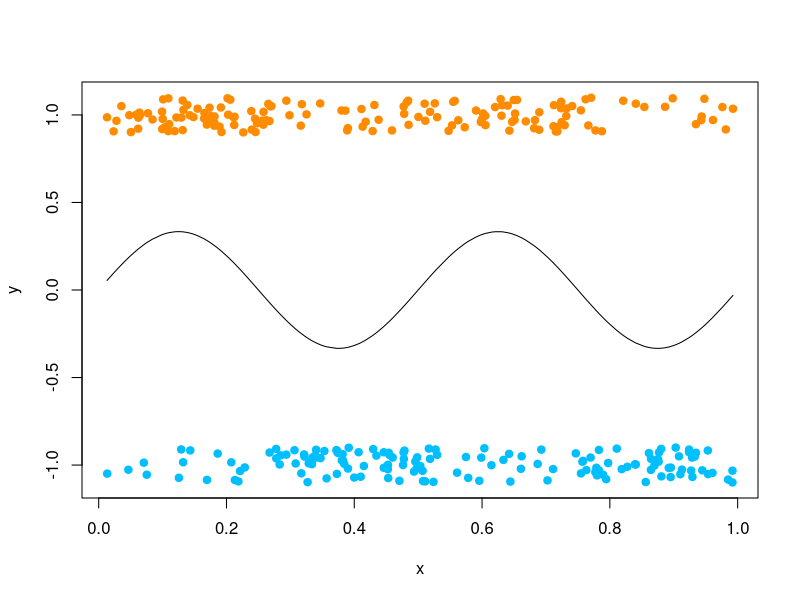
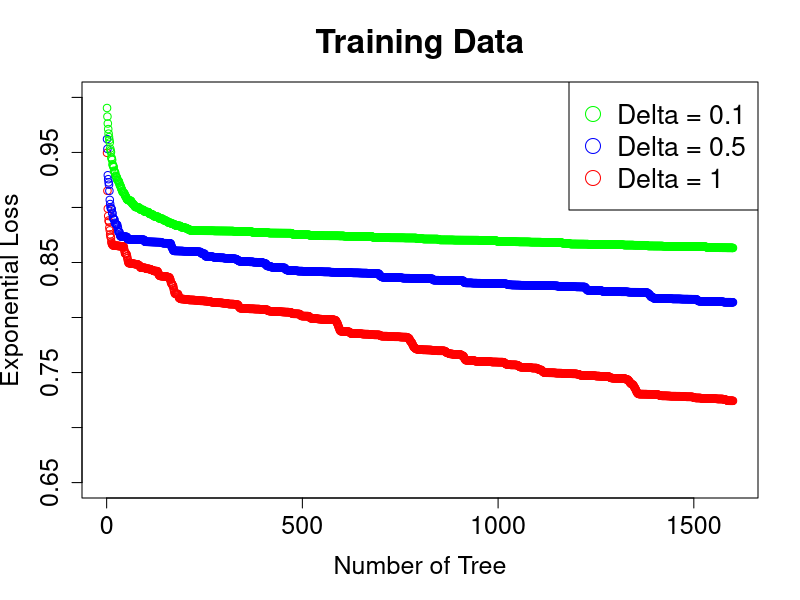
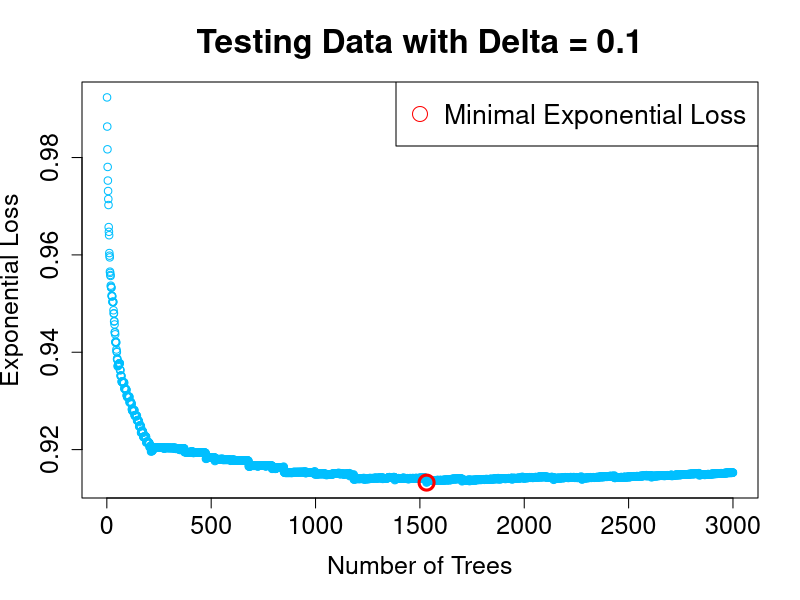
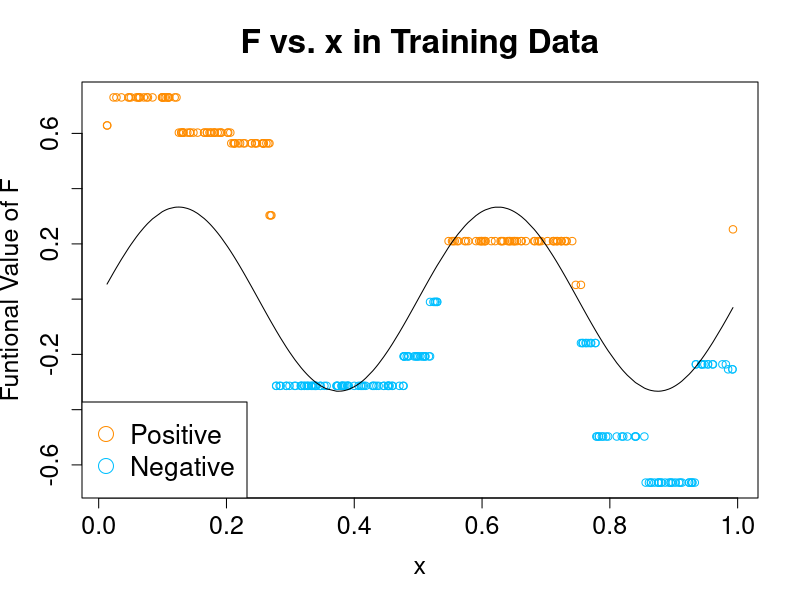
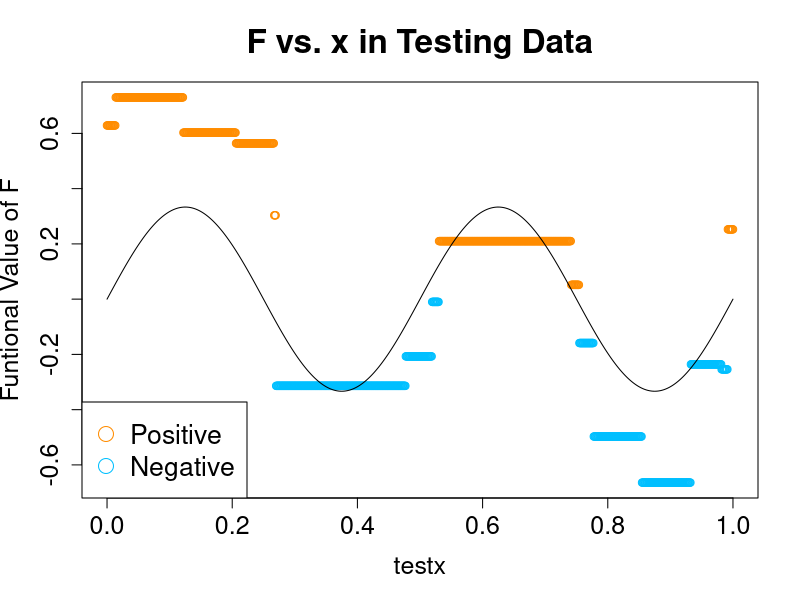

The R source for these figures, in order:
## ---- chunk 1
  knitr::opts_chunk$set(include = TRUE)  # TRUE for solution; FALSE for questions set

  knitr::opts_chunk$set(echo = TRUE)
  knitr::opts_chunk$set(message = FALSE)
  knitr::opts_chunk$set(warning = FALSE)
  knitr::opts_chunk$set(fig.height = 6, fig.width = 8, out.width = '50%', fig.align = "center")
  options(width = 90)
## ---- chunk 2
rm(list = ls(all = TRUE))

list.of.packages <- c("knitr", "tidyverse", "ggpubr", "ggplot2", "rpart")
new.packages <- list.of.packages[!(list.of.packages %in% installed.packages()[,"Package"])]
if(length(new.packages)){
  install.packages(new.packages, repos = "http://cran.us.r-project.org")
  }
library(knitr)
library(tidyverse)
library(ggplot2)
library(ggpubr)
library(rpart)
## ---- chunk 3
  set.seed(1)
  n = 300
  x = runif(n)
  py <- function(x) sin(4*pi*x)/3 + 0.5
  y = (rbinom(n, 1, py(x))-0.5)*2
  plot(x, y + 0.1*runif(n, -1, 1), ylim = c(-1.1, 1.1), pch = 19, 
       col = ifelse(y == 1, "darkorange", "deepskyblue"), ylab = "y")
  lines(sort(x), py(x)[order(x)] - 0.5)
  testx = seq(0, 1, length.out = 1000)
  testy = (rbinom(1000, 1, py(testx))-0.5)*2
## ---- chunk 4

# x is one dimension
stump = function(x,y,w){
  scores = c()
  max.id = which.max(x)
  n = length(x)
  
  base = matrix(rep(x, each = n), ncol = n, byrow = T)
  base.minus = matrix(rep(x,each = n), ncol = n)
  LR = base - base.minus
  LR = LR - 1e-10
  Left = -sign(sign(LR) - 1)
  Right = sign(sign(LR) + 1)
  Left.1 = sign(sign(sign((Left * y) - 0.5) + 1))
  Right.1 = sign(sign(sign((Right * y) - 0.5) + 1)) 
  p.l = colSums(Left.1 * w) / colSums(Left * w)
  p.r = colSums(Right.1 * w) / colSums(Right * w)
  p.r[max.id] = 0
  scores1 = - colSums(Left * w) *  (p.l - p.l ^ 2) - colSums(Right * w) *  (p.r - p.r ^ 2)
  c = x[which.max(scores1)]
  # Weighted Vote
  if(sum((((y + 1)/2)*w)[x<=c])/sum(w[x<=c])>=0.5){
    fl = 1
  }else{
    fl = -1
  }
  if(sum((((y + 1)/2)*w)[x>c])/sum(w[x>c])>=0.5){
    fr = 1
  }else{
    fr = -1
  }
  return(c(c,fl,fr))
}
# stump(x,y,rep(1/300,300))
## ---- chunk 5
myAdaBoost = function(x, y, ntree = 50, shrinkage = 1){
 n = length(x)
 w = rep(1/n, n)

 ft = rep(0,n)
 G = rep(0,n)
 alphas = c()
 fls = c()
 frs = c()
 cutting.value = c()
 Gs = list()

 for (i in 1:ntree){
   value = stump(x,y,w)
   ft = ifelse(x <= value[1], value[2], value[3])
   fls = append(fls,value[2])
   frs = append(frs,value[3])
   cutting.value = append(cutting.value,value[1])
   err = sum((1-y*(ft)) / 2 *w)
   alpha = shrinkage * (1/2)*log((1-err)/(err));
   alphas = append(alphas,alpha)
   G = G + alpha * ft
   Gs[[i]] = G
   w = w * exp(-alpha*y*ft) # if delta is excluded from alpha, put delta
   w = w / sum(w)
 }
   
   list(Gs = Gs, alphas=alphas, fls = fls, frs = frs, c = cutting.value, ntree = ntree, G = G)
}
## ---- chunk 6

number.tree.1 = 1600
aa.1 = myAdaBoost(x,y,number.tree.1,1)
yyy.1 = list()
for (i in 1:number.tree.1){
  loss.1 = 1/300 * sum(exp(-y * aa.1$Gs[[i]]))
  yyy.1 = append(yyy.1, loss.1)
}
number.tree.2 = 1600
aa.2 = myAdaBoost(x,y,number.tree.2,0.5)
yyy.2 = list()
for (i in 1:number.tree.2){
  loss.2 = 1/300 * sum(exp(-y * aa.2$Gs[[i]]))
  yyy.2 = append(yyy.2, loss.2)
}

number.tree.3 = 1600
aa.3 = myAdaBoost(x,y,number.tree.3,0.1)
yyy.3 = list()
for (i in 1:number.tree.3){
  loss.3 = 1/300 * sum(exp(-y * aa.3$Gs[[i]]))
  yyy.3 = append(yyy.3, loss.3)
}


plot(c(1:number.tree.1), yyy.1, col = "Red", ylim = c(0.65, 1), 
     xlab = 'Number of Tree', ylab = 'Exponential Loss', main = 'Training Data', 
     cex.lab = 1.5, cex.main=2, cex.axis=1.5)
points(c(1:number.tree.2), yyy.2, col = "blue")
points(c(1:number.tree.3), yyy.3, col = "green")
legend("topright", c("Delta = 0.1","Delta = 0.5", "Delta = 1"), 
       pch = c(1,1,1), col=c("green", "blue", "red"), cex=1.6, pt.cex = 2)

## ---- chunk 7
Delta = c("1","0.5","0.1","0.01")
Iter.min.exploss = c("53","171","1532","16626")
Exp.loss = c("0.9030822", "0.9092062", "0.9132221", "0.9141218")
Test.error = c("0.698", "0.698", "0.695", "0.695")
display = cbind(Delta,Iter.min.exploss,Exp.loss,Test.error)
kable(display, caption = "Minimal Exponotial Loss in Different Shrinkage")
## ---- chunk 8
number.tree = 3000
aa = myAdaBoost(x,y,number.tree,0.1)

yyy.test = c()
ft.test = rep(0,length(testx))
G.test = rep(0,length(testx))
for (i in 1:length(aa$alphas)){
  ft.test[testx<=aa$c[[i]]] = aa$fls[[i]]
  ft.test[testx>aa$c[[i]]] = aa$frs[[i]]
  G.test = G.test + aa$alphas[[i]] * ft.test
  loss.test = 1/length(testx) * sum(exp(-testy * G.test))
  yyy.test = append(yyy.test, loss.test)
}
plot(c(1:length(aa$alphas)), yyy.test, main = "Testing Data with Delta = 0.1",
     xlab = "Number of Trees", ylab = 'Exponential Loss',
     cex.lab = 1.5, cex.main=2, cex.axis=1.5, col = 'deepskyblue')
points(x = 1532, y = 0.9132221, pch = 1, col = "red", cex = 2, lwd = 3)
legend("topright", c("Minimal Exponential Loss"), 
       pch = 1, col=c("red"), cex=1.6, pt.cex = 2)


final.model = myAdaBoost(x, y, ntree = 1532, shrinkage = 0.1)
training.accuracy = mean(sign(final.model$G) == y)

ft.test.final = rep(0,length(testx))
G.test.final = rep(0,length(testx))
for (i in 1:length(final.model$alphas)){
  ft.test.final[testx<=final.model$c[[i]]] = final.model$fls[[i]]
  ft.test.final[testx>final.model$c[[i]]] = final.model$frs[[i]]
  G.test.final = G.test.final + final.model$alphas[[i]] * ft.test.final
}
testing.accuracy = mean(sign(G.test) == testy)
## small delta will less likely to overfit
## ---- chunk 9

F.train = rep(0, length(x))
for (i in 1:final.model$ntree){
  F.train = F.train + final.model$alphas[i] * 
    ifelse(x <= final.model$c[i], final.model$fls[i], 
           final.model$frs[i])
}
plot(x, F.train, col = ifelse(F.train < 0, 'deepskyblue', 'darkorange'), 
xlab = 'x', ylab = 'Funtional Value of F', main = 'F vs. x in Training Data', 
cex.lab = 1.5, cex.main=2, cex.axis=1.5)
lines(sort(x), py(x)[order(x)] - 0.5)
legend("bottomleft", c("Positive","Negative"), 
       pch = c(1,1), col=c('darkorange', 'deepskyblue'), cex=1.6, pt.cex = 2)
## ---- chunk 10
# final.model = myAdaBoost(x, y, ntree = 50, shrinkage = 1)
F.test = rep(0, length(testx))
for (i in 1:final.model$ntree){
  F.test = F.test + final.model$alphas[i] * 
    ifelse(testx <= final.model$c[i], final.model$fls[i], final.model$frs[i])
}
plot(testx, F.test, col = ifelse(F.test < 0, 'deepskyblue', 'darkorange'), 
xlab = 'testx', ylab = 'Funtional Value of F', main = 'F vs. x in Testing Data', 
cex.lab = 1.5, cex.main=2, cex.axis=1.5)
lines(sort(testx), py(testx)[order(testx)] - 0.5)
legend("bottomleft", c("Positive","Negative"), 
       pch = c(1,1), col=c('darkorange', 'deepskyblue'), cex=1.6, pt.cex = 2)
